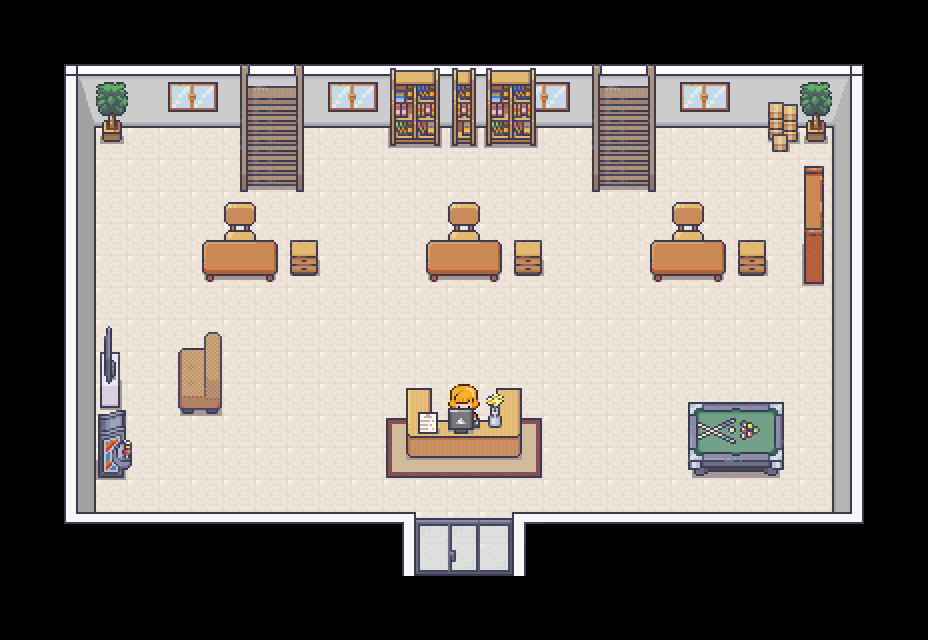

Tiled map render using the project's own tile images. Description and the map definition, with tile-layer contents summarised, below:
An orthogonal 29x20 tile map with 32x32 px tiles, 9 tile layers (Piso, Tapetes, Parede, AbaixoAbaixoMoveis, ...), 4 tilesets and 25 objects (3x cadeira, 3x balcao, 2x escada, 2x arvore, player_spawn, ...).

<map version="1.10" tiledversion="1.10.2" orientation="orthogonal" renderorder="right-down" width="29" height="20" tilewidth="32" tileheight="32" infinite="0" nextlayerid="12" nextobjectid="35">
 <tileset firstgid="1" source="tileset_paredes.tsx" />
 <tileset firstgid="8285" source="tileset_generic.tsx" />
 <tileset firstgid="9533" source="tileset_estoque.tsx" />
 <tileset firstgid="10333" source="tileset_biblioteca.tsx" />
 <layer id="1" name="Piso" width="29" height="20">
  <data>[580 cells, 356 non-empty, 1 distinct tile ids]</data>
 </layer>
 <layer id="3" name="Tapetes" width="29" height="20">
  <data>[580 cells, 7 non-empty, 5 distinct tile ids]</data>
 </layer>
 <layer id="2" name="Parede" width="29" height="20">
  <data>[580 cells, 98 non-empty, 15 distinct tile ids]</data>
 </layer>
 <layer id="8" name="AbaixoAbaixoMoveis" width="29" height="20">
  <data>[580 cells, 0 non-empty, 0 distinct tile ids]</data>
 </layer>
 <layer id="6" name="AbaixoMoveis" width="29" height="20">
  <data>[580 cells, 12 non-empty, 8 distinct tile ids]</data>
 </layer>
 <layer id="4" name="Moveis" width="29" height="20">
  <data>[580 cells, 112 non-empty, 69 distinct tile ids]</data>
 </layer>
 <layer id="5" name="AcimaMoveis" width="29" height="20">
  <data>[580 cells, 27 non-empty, 27 distinct tile ids]</data>
 </layer>
 <layer id="7" name="AcimaAcimaMoveis" width="29" height="20">
  <data>[580 cells, 2 non-empty, 2 distinct tile ids]</data>
 </layer>
 <objectgroup id="11" name="Personagens">
  <object id="30" name="player_spawn" x="463.273" y="494.909">
   <point />
  </object>
  <object id="32" name="npc_a" x="239.427" y="219.996">
   <point />
  </object>
  <object id="33" name="npc_b" x="463.534" y="216.614">
   <point />
  </object>
  <object id="34" name="npc_c" x="687.857" y="216.448">
   <point />
  </object>
 </objectgroup>
 <objectgroup id="10" name="ObjetosColisores">
  <object id="3" name="Mesa_Sinuca" x="690.183" y="401.986" width="93.8356" height="74.2642" />
  <object id="4" name="mesa_stand_a" x="201.909" y="239.83" width="76.4545" height="45" />
  <object id="6" name="cadeira" x="223.413" y="225.989" width="32.625" height="13.6917" />
  <object id="7" name="mesa_stand_b" x="424.735" y="238.911" width="76.892" height="45" />
  <object id="8" name="mesa_stand_c" x="649.409" y="240.131" width="76.4545" height="45" />
  <object id="10" name="cadeira" x="448.612" y="224.952" width="32" height="13.9688" />
  <object id="11" name="cadeira" x="672.063" y="226.75" width="33.0625" height="13.0625" />
  <object id="12" name="balcao" x="289.324" y="246.682" width="29.1705" height="29.5" />
  <object id="13" name="balcao" x="513.324" y="246.159" width="29.1705" height="29.5" />
  <object id="14" name="balcao" x="737.354" y="246.765" width="29.1705" height="29.5" />
  <object id="15" name="balcao_laura" x="405.333" y="387.333" width="115.667" height="75" />
  <object id="16" name="sofa" x="177.667" y="347" width="44.8788" height="68.179" />
  <object id="18" name="tv" x="99" y="351.424" width="22.3333" height="56.5758" />
  <object id="19" name="jogo" x="97.5" y="435.25" width="33.75" height="44.5" />
  <object id="20" name="caixas" x="766.667" y="100.682" width="32.0909" height="51.7879" />
  <object id="21" name="estantes" x="388" y="67.0002" width="148.667" height="81.333" />
  <object id="22" name="escada" x="588" y="127" width="69.5" height="66" />
  <object id="23" name="escada" x="238.583" y="126.333" width="69.5" height="66" />
  <object id="26" name="estante" x="805" y="192.334" width="24" height="92.333" />
  <object id="27" name="arvore" x="799.227" y="80.4697" width="33.1818" height="62.8788" />
  <object id="28" name="arvore" x="95.4091" y="80.3106" width="33.1818" height="62.8788" />
 </objectgroup>
 <layer id="9" name="BlocosColisores" width="29" height="20" opacity="0" offsetx="138" offsety="100">
  <properties>
   <property name="solid" type="bool" value="true" />
  </properties>
  <data>[580 cells, 72 non-empty, 1 distinct tile ids]</data>
 </layer>
</map>
